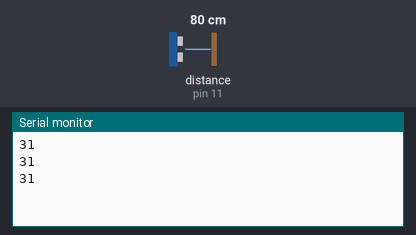
Simulated run of this sketch. Board: Arduino Uno, built with avr-gcc and run on an emulated ATmega328P. On the bench: the last lines printed to the serial monitor. Wiring (inferred from the names in the program): ultrasonic range finder: trigger pin 12; echo pin 11. Inputs (shaded band) come from the test bench; at power-on: distance to the obstacle (sensor on pin 11) 80 cm. The echo pulse lasts 58.3 µs per cm.

Above: at 1.3 s.
1.4 s: distance to the obstacle (sensor on pin 11) set to 2 cm
At 1.9 s:
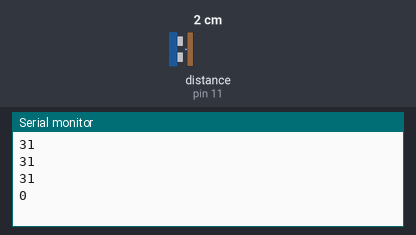
2.9 s: distance to the obstacle (sensor on pin 11) set to 4 cm
At 3.4 s:
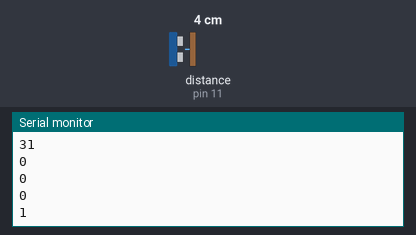
Timing chart, 0 to 5.9 s (numbered marks = the images above; inputs shaded):
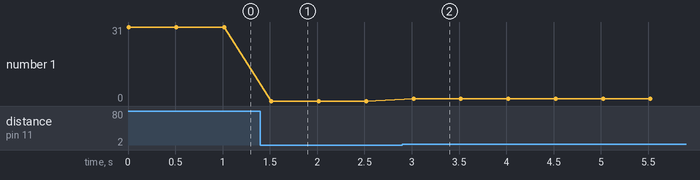

Measured:
- after the input at 1.4 s, the serial monitor: prints a new line after 0.12 s (image 1)
- after the input at 2.9 s, the serial monitor: prints a new line after 0.12 s (image 2)
- plotted number 1: 31 → 0 after the input at 1.4 s, 0 → 1 after the input at 2.9 s

The sketch:

UltrasonicDistance.ino
```cpp
int TrigPin = 12;
int Echopin = 11;
int pingTravelTime;
float pingTravelDistance;
int distanceToTarget;
int dt = 10;
int dt2 = 500;

void setup() {
  // put your setup code here, to run once:
  pinMode(TrigPin, OUTPUT);
  pinMode(Echopin, INPUT);
  Serial.begin(9600);
}

void loop() {
  // put your main code here, to run repeatedly:
  digitalWrite(TrigPin, LOW);
  delayMicroseconds(dt);
  digitalWrite(TrigPin, HIGH);
  delayMicroseconds(dt);
  digitalWrite(TrigPin, LOW);
  pingTravelTime = pulseIn(Echopin, HIGH);
  pingTravelDistance = (pingTravelTime * 765.0 * 5280.0 * 12.0) / (3600.0 * 1000000.0);
  distanceToTarget = pingTravelDistance / 2;
  Serial.println(distanceToTarget);
  delay(dt2);
}
```
